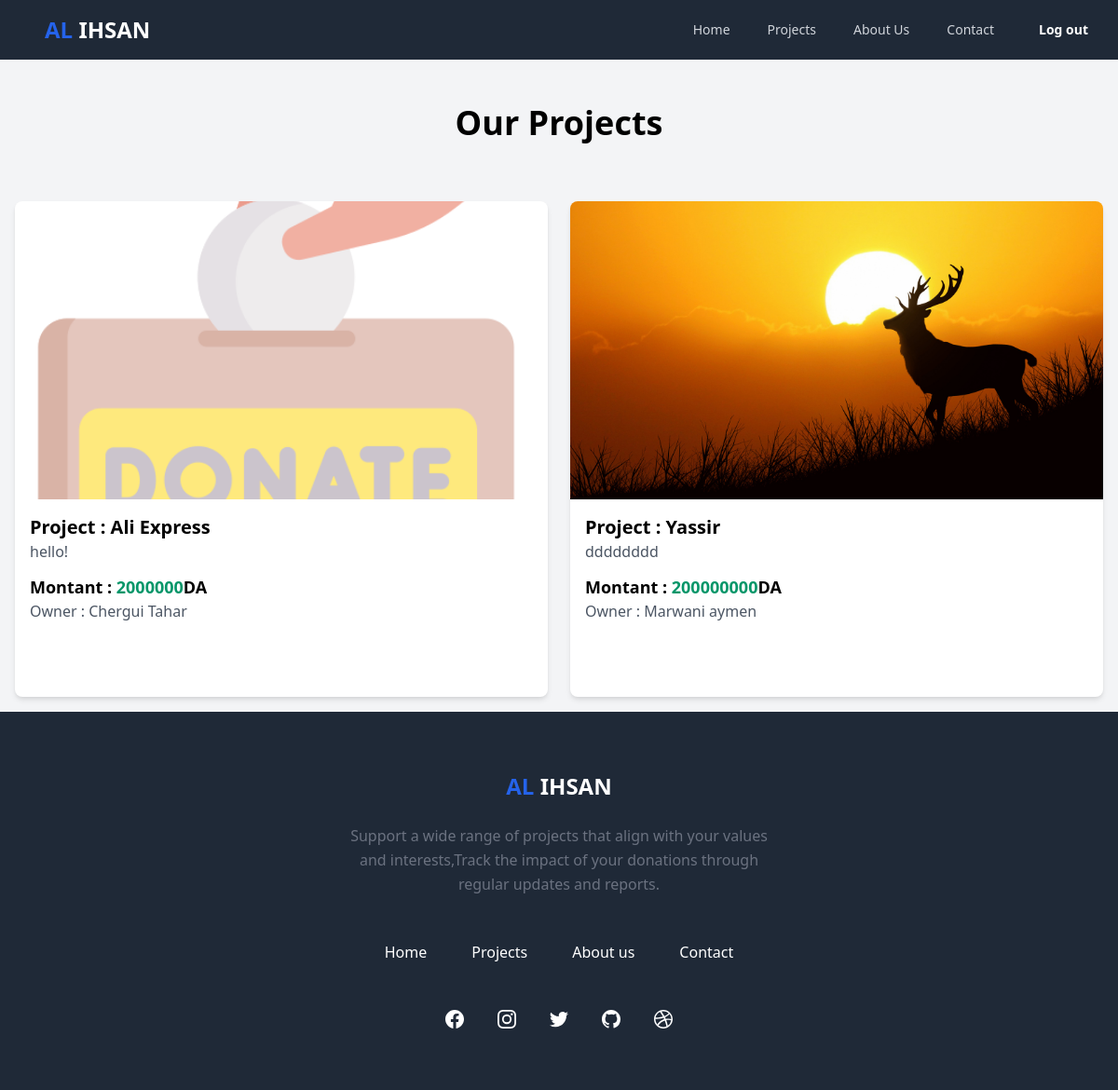
Screenshot of /public/pages/Projects.php (signed in) with the database file from the repository.
### tables this page shows
CREATE TABLE `projects` (
  `id_projects` int(11) NOT NULL,
  `id_user` int(11) NOT NULL,
  `project_name` varchar(100) NOT NULL,
  `Description` varchar(1000) NOT NULL,
  `project_photo` varchar(255) NOT NULL,
  `Objectif` int(100) NOT NULL,
  `date` datetime NOT NULL
);

CREATE TABLE `users` (
  `id_user` int(11) NOT NULL,
  `firstname` varchar(50) NOT NULL,
  `lastname` varchar(50) NOT NULL,
  `email` varchar(100) NOT NULL,
  `phone` varchar(11) NOT NULL,
  `password` varchar(255) NOT NULL,
  `role` enum('donnator','beneficiary','admin') NOT NULL,
  `date` datetime NOT NULL
);

### public/pages/Projects.php (the view, shortened to what this page needs)
<?php
include_once "conndatabase.php";
?>
<!DOCTYPE html>
<html lang="en">
<head>
    <link href="https://cdn.jsdelivr.net/npm/tailwindcss@2.2.19/dist/tailwind.min.css" rel="stylesheet">
</head>
<body class="bg-gray-100">
    <?php include "NavBar/NavBar.php"; ?>
    <h1 class="text-center text-4xl font-bold my-12">Our Projects</h1>
    <div class="grid gap-6 h-full p-4 sm:grid-cols-1 md:grid-cols-2 lg:grid-cols-2 xl:grid-cols-3 2xl:grid-cols-4">
        <?php $get_projects = mysqli_query($connfig, "SELECT p.* , u.* FROM `projects` p JOIN `users` u ON p.id_user=u.id_user order by p.date desc");
        if (mysqli_num_rows($get_projects) > 0) {
            while ($row = mysqli_fetch_assoc($get_projects)) {
                echo '
                    <div class="bg-white rounded-lg shadow-md relative">
                    <img class="w-full sm:h-60 lg:h-80 object-cover rounded-t-lg" alt="Card Image" src="./pfp_project/' . $row['project_photo'] . '">
                    <div class="p-4 ">
                    <h2 class="text-xl font-bold">Project : ' . $row['project_name'] . '</h2>
                    <p class="text-gray-600">' . $row['Description'] . '</p>
                    <h3 class="text-lg font-semibold mt-3 ">Montant : <span class="text-green-600"> ' . $row['Objectif'] . '</span>DA</h3>
                    <p class="text-gray-600 mb-16">Owner : ' . $row['firstname'] . ' ' . $row['lastname'] . '</p>
                    <div class="flex justify-end items-center mt-4">';
                echo '
                    </div>
                    </div>
                    </div>';
            }
        }
        ?>
    </div>
    <?php include "Footer/Footer.php"; ?>
</body>
</html>

### rows the page displays
projects: project_photo (picture), project_name "Ali Express", Description "hello!", Objectif "2000000", id_user.firstname "Chergui", id_user.lastname "Tahar"
projects: project_photo (picture), project_name "Yassir", Description "dddddddd", Objectif "200000000", id_user.firstname "Marwani", id_user.lastname "aymen"
